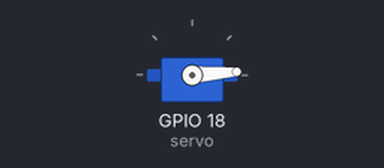
Simulated run of this program. Board: Raspberry Pi (BCM pin numbers). Parts: servo. Servo angles are drawn from the pulse width (0.5 ms = 0°, 2.5 ms = 180°).

Above: at 0.05 s.
At 0.65 s:
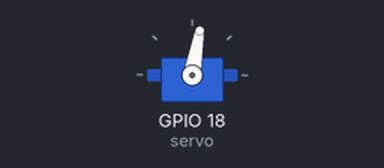
At 1.3 s:
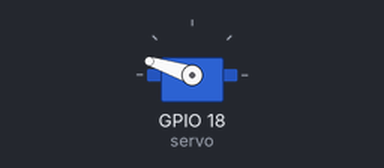
At 2.6 s:
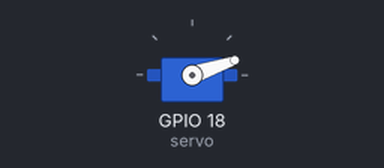
Timing chart, 0 to 6.3 s (numbered marks = the images above):
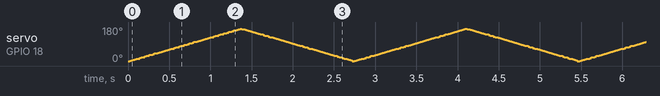

The program:

example.py
```python
# Uses gpiozero with the pigpio backend on a Raspberry Pi to sweep the MG90S smoothly between 0–180° by specifying the pulse width range for the servo.
#
# Buy this module: https://shillehtek.com/products/mg90s-metal-gear-micro-servo-motor-180-degree-9g-for-rc-plane
# Full manual: https://shillehtek.com/blogs/shillehtek-product-manuals/mg90s-metal-gear-micro-servo-motor-180-degree-9g-for-rc-plane-manual
# More examples: https://github.com/shillehbean/shillehtek-examples
#

#!/usr/bin/env python3
# MG90S Servo - Raspberry Pi Example using gpiozero
# Signal pin: GPIO 18 (physical pin 12)
# Power the servo from a separate 5V supply, share ground with the Pi.
#
# For smoothest motion, run pigpiod first:
#   sudo pigpiod
# Then run this script.

from gpiozero import AngularServo
from gpiozero.pins.pigpio import PiGPIOFactory
from time import sleep

# Use pigpio backend for jitter-free PWM
factory = PiGPIOFactory()

servo = AngularServo(
    18,
    min_angle=0,
    max_angle=180,
    min_pulse_width=0.0005,   # 500 us
    max_pulse_width=0.0024,   # 2400 us
    pin_factory=factory,
)

try:
    while True:
        for angle in range(0, 181, 2):
            servo.angle = angle
            sleep(0.015)
        for angle in range(180, -1, -2):
            servo.angle = angle
            sleep(0.015)
except KeyboardInterrupt:
    print("Stopped by user")
finally:
    servo.detach()
```
